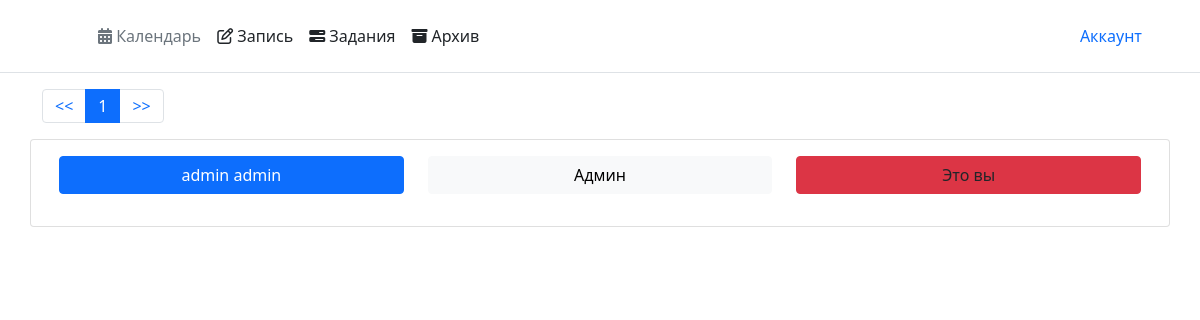
Page /admin (signed in) on the earlier database version.
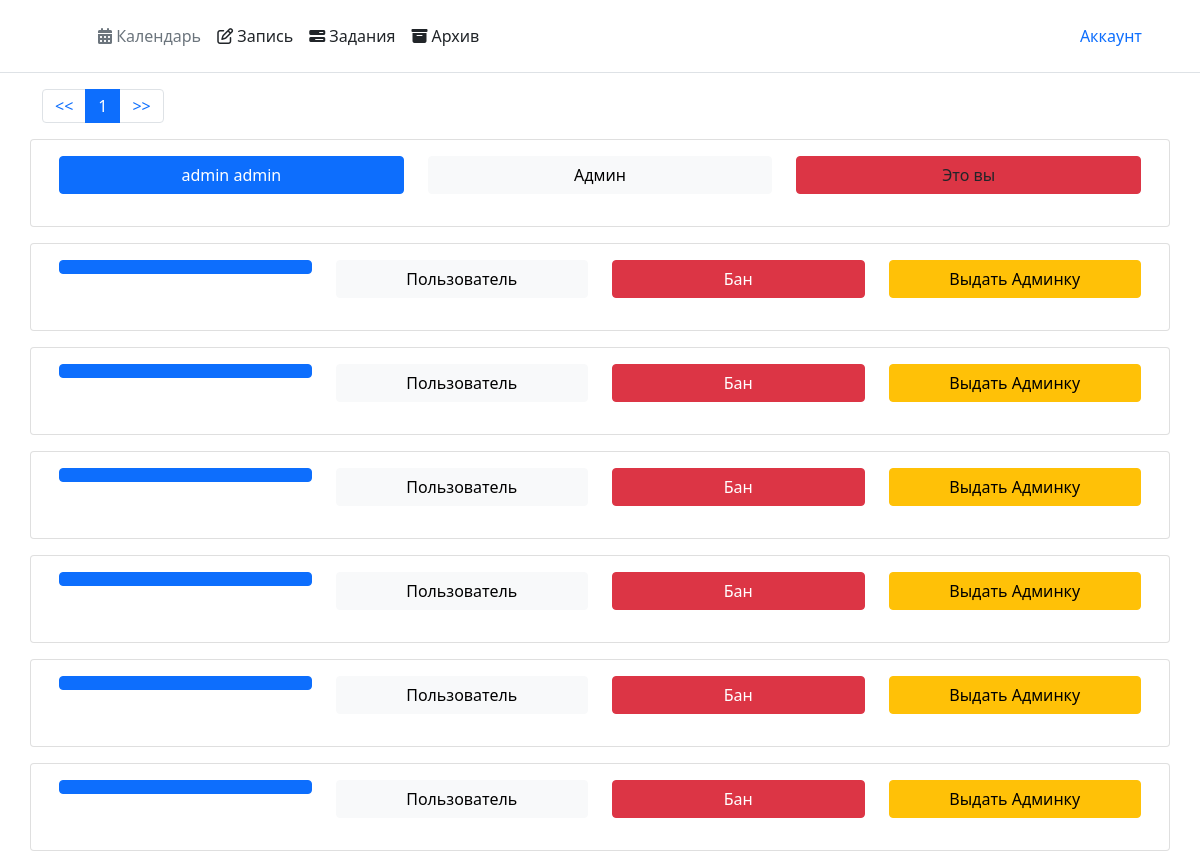
Same page on the later database version.
### tables/user.py (models this page shows)
class User(SqlAlchemyBase, UserMixin):
    __tablename__ = 'users'
    id = Column(Integer, primary_key=True, unique=True, autoincrement=True)
    name = Column(String, nullable=False)
    surname = Column(String, nullable=False)
    email = Column(String, nullable=False)
    password = Column(String, nullable=False)
    token = Column(String, nullable=False, unique=True)
    connection = Column(String, nullable=True)
    is_admin = Column(Boolean, default=False)
    is_ban = Column(Boolean, default=False)
    table = relationship("Tables",
                         order_by='Tables.day, Tables.time',
                         lazy='dynamic')
    images = relationship("Image", lazy='dynamic')

### main.py (the view)
@app.route('/admin')
def admin():
    if current_user.is_authenticated:
        if current_user.is_admin:
            db_sess = db_session.create_session()
            n = int(request.args.get('page', 1))
            admin = int(request.args.get('admin', 0))
            ban = int(request.args.get('ban', 0))
            if admin:
                new_admin = db_sess.query(User).get(admin)
                new_admin.is_admin = not new_admin.is_admin
                db_sess.commit()
            elif ban:
                banned = db_sess.query(User).get(ban)
                banned.is_ban = not banned.is_ban
                db_sess.commit()
            users = list(db_sess.query(User))
            return render_template("admin.html", admin=current_user, users=users, n=n)
    return render_template('welcome.html')

### main.py (called while the page is built)
@login_manager.user_loader
def load_user(user_id):
    db_sess = db_session.create_session()
    user = db_sess.query(User).get(user_id)
    if user.is_ban:
        return
    return user

### tables/db_session.py (called while the page is built)
def create_session() -> Session:
    global __factory
    return __factory()

### templates/admin.html
{% extends "main.html" %}
{% block content %}
{% if users %}
<nav aria-label="Page navigation example">
    <ul class="pagination">
        <li class="page-item"><a class="page-link" href="/admin?page=0"><<</a></li>
        {% for i in range(0, users|length, 10) %}
        {% if loop.index == n %}
        <li class="page-item active"><a class="page-link">{{ loop.index }}</a></li>
        {% else %}
        <li class="page-item"><a class="page-link" href="/admin?page={{ loop.index }}">{{ loop.index }}</a>
        </li>
        {% endif %}
        {% endfor %}
        {% if table|length % 10 %}
        {% set last = table|length // 10 %}
        {% else %}
        {% set last = table|length // 10 + 1 %}
        {% endif %}
        <li class="page-item"><a class="page-link" href="/admin?page={{ last }}">>></a></li>
    </ul>
</nav>
{% set n = n - 1 %}
{% for j in users[9 * n:9 * (n + 1)] %}
<div class="row">
    <div class="card col" style="margin-bottom: 1rem">
        <div class="card-body" style="width: 100%">
            <div class="row">
                <div class="col">
                    <p class="btn btn-primary col" title="{{ j.email }}">{{ j.name }} {{ j.surname }}</p>
                </div>
                <div class="col">
                    {% if j.is_admin %}
                    <p class="btn btn-light col">Админ</p>
                    {% elif j.is_ban %}
                    <p class="btn btn-light col">Забанен</p>
                    {% else %}
                    <p class="btn btn-light col">Пользователь</p>
                    {% endif %}
                </div>
                {% if j == admin %}
                <div class="col">
                    <a class="btn btn-danger col">Это вы</a>
                </div>
                {% else %}
                {% if j.is_ban %}
                <div class="col">
                    <a href="/admin?page={{ n + 1 }}&ban={{ j.id }}" class="btn btn-danger col">Разбан</a>
                </div>
                {% elif j.is_admin %}
                    <div class="col">
                        <a class="btn btn-warning col" href="/admin?page={{ n + 1 }}&admin={{ j.id }}">Снять Админку</a>
                    </div>
                {% else %}
                    <div class="col">
                        <a href="/admin?page={{ n + 1 }}&ban={{ j.id }}" class="btn btn-danger col">Бан</a>
                    </div>
                    <div class="col">
                        <a class="btn btn-warning col" href="/admin?page={{ n + 1 }}&admin={{ j.id }}">Выдать Админку</a>
                    </div>
                {% endif %}
                {% endif %}
            </div>
        </div>
    </div>
</div>
{% endfor %}
{% else %}
<img src="{{ url_for('static', filename='default_img' + '/' +  'empty.png') }}"
     style="margin: 2rem; width: 55rem;"
     class="rounded mx-auto d-block">
{% endif %}
{% endblock %}

### templates/main.html (shortened to what this page needs)
<!DOCTYPE html>
<html lang="en">
<head>
    <link rel="stylesheet" href="https://maxcdn.bootstrapcdn.com/bootstrap/4.0.0/css/bootstrap.min.css"
>
    <link href="https://cdn.jsdelivr.net/npm/bootstrap@5.0.0-beta3/dist/css/bootstrap.min.css" rel="stylesheet"
>
    <link rel="stylesheet" type="text/css" href="{{ url_for('static', filename='css/style.css') }}">
</head>
<body>
{% if current_user.is_authenticated %}
<header class="p-3 mb-3 border-bottom">
    <div class="container">
        <div class="d-flex flex-wrap align-items-center justify-content-center justify-content-lg-start">
            <a href="/" class="d-flex align-items-center mb-2 mb-lg-0 text-dark text-decoration-none">
                <svg class="bi me-2" width="40" height="32">
                    <use xlink:href="#bootstrap"></use>
                </svg>
            </a>
            <ul class="nav col-12 col-lg-auto me-lg-auto mb-2 justify-content-center mb-md-0">
                <li><a href="/calendar" class="nav-link px-2 link-secondary">
                    <i class="fa fa-calendar" aria-hidden="true"></i>
                    Календарь</a>
                </li>
                <li>
                    <a href="/homework" class="nav-link px-2 link-dark">
                        <i class="fa fa-pencil-square-o" aria-hidden="true"></i>
                        Запись
                    </a>
                </li>
                <li><a href="/school_schedule" class="nav-link px-2 link-dark">
                    <i class="fa fa-tasks" aria-hidden="true"></i>
                    Задания</a>
                </li>
                <li><a href="/archive" class="nav-link px-2 link-dark">
                    <i class="fa fa-archive" aria-hidden="true"></i>
                    Архив
                </a>
                </li>
            </ul>
            <div class="dropdown text-end">
                <a href="/user" class="nav-link active">Аккаунт</a>
            </div>
        </div>
    </div>
</header>
{% endif %}
<main role="main" class="container">
    {% block content %}{% endblock %}
</main>
</body>
</html>

### static/css/style.css (style rules this page uses)
.card-body { text-align: center; }
p { text-align: center; }

Differences in the rows shown:
added User: is_admin "Пользователь"
added User: is_admin "Пользователь"
added User: is_admin "Пользователь"
added User: is_admin "Пользователь"
added User: is_admin "Пользователь"
added User: is_admin "Пользователь"
